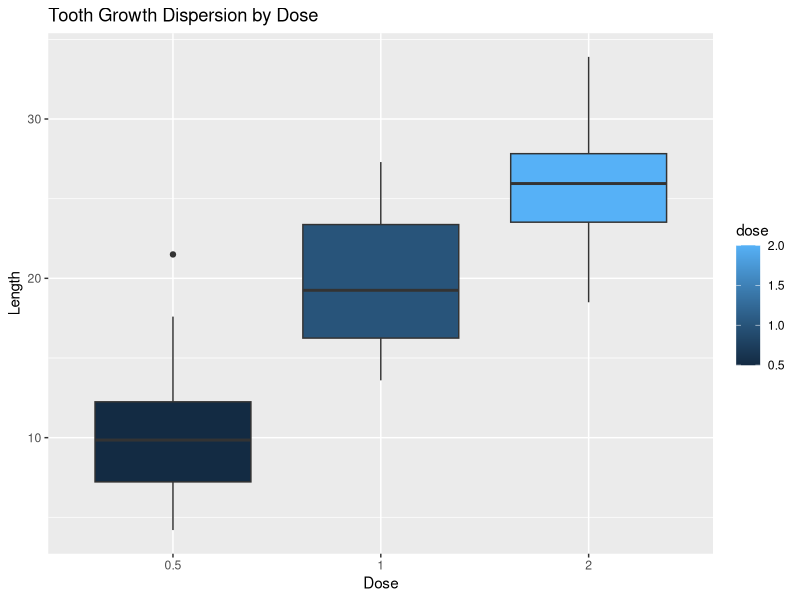
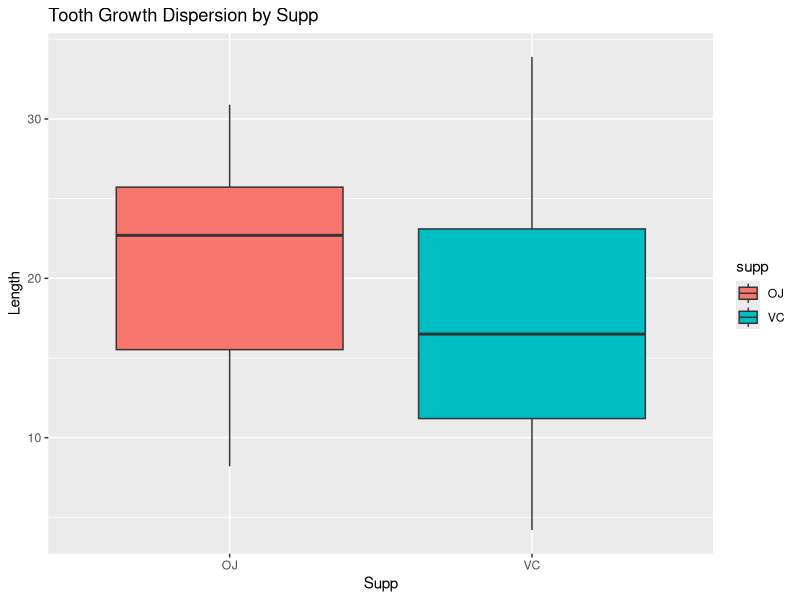
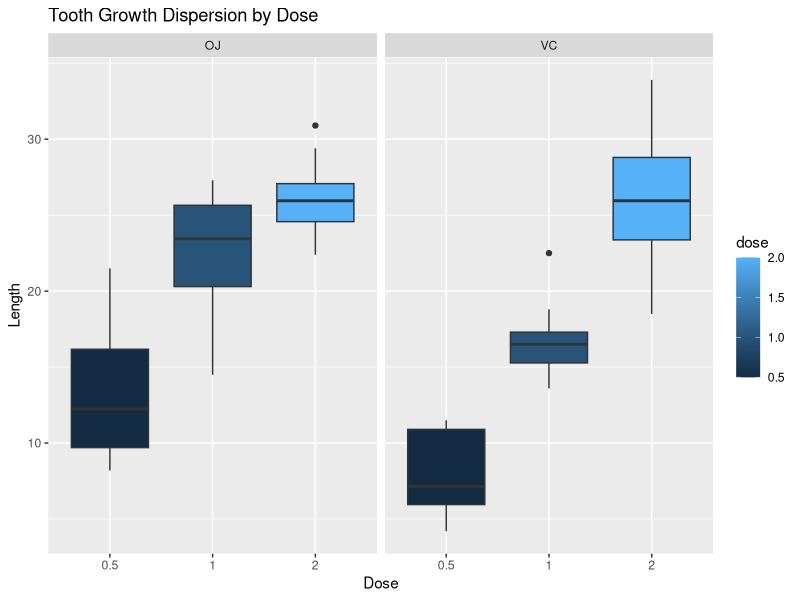

These charts were generated, in order, by the following R code:
## ---- chunk 1
knitr::opts_chunk$set(echo = TRUE)
## ---- chunk 2
library(datasets)
library(ggplot2)
str(ToothGrowth)
sum(is.na(ToothGrowth))
summary(ToothGrowth)
## ---- chunk 3
ggplot(ToothGrowth, aes(x=as.factor(dose), y=len, fill = dose)) + geom_boxplot() +ggtitle("Tooth Growth Dispersion by Dose") + xlab("Dose") + ylab("Length")
## ---- chunk 4
ggplot(ToothGrowth, aes(x=supp, y=len, fill = supp)) + geom_boxplot() +ggtitle("Tooth Growth Dispersion by Supp") + xlab("Supp") + ylab("Length")
## ---- chunk 5
ggplot(ToothGrowth, aes(x=as.factor(dose), y=len, fill = dose)) + geom_boxplot() +ggtitle("Tooth Growth Dispersion by Dose") + xlab("Dose") + ylab("Length") + facet_wrap(~ supp)
## ---- chunk 6
t.test(len~supp, ToothGrowth)
## ---- chunk 7
dose1 <- ToothGrowth$len[ToothGrowth$dose == 1]
dose2 <- ToothGrowth$len[ToothGrowth$dose == 2]
t.test(dose1, dose2)
